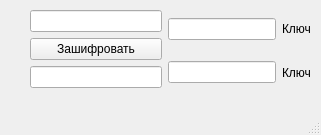
<?xml version="1.0" encoding="UTF-8"?>
<ui version="4.0">
 <class>MainWindow</class>
 <widget class="QMainWindow" name="MainWindow">
  <property name="geometry">
   <rect>
    <x>0</x>
    <y>0</y>
    <width>321</width>
    <height>135</height>
   </rect>
  </property>
  <property name="windowTitle">
   <string>MainWindow</string>
  </property>
  <widget class="QWidget" name="centralwidget">
   <widget class="QWidget" name="horizontalLayoutWidget">
    <property name="geometry">
     <rect>
      <x>30</x>
      <y>10</y>
      <width>281</width>
      <height>81</height>
     </rect>
    </property>
    <layout class="QHBoxLayout" name="horizontalLayout_2">
     <item>
      <layout class="QVBoxLayout" name="verticalLayout">
       <item>
        <widget class="QLineEdit" name="In_text"/>
       </item>
       <item>
        <layout class="QHBoxLayout" name="horizontalLayout">
         <item>
          <widget class="QPushButton" name="Enc_Button">
           <property name="text">
            <string>Зашифровать</string>
           </property>
          </widget>
         </item>
        </layout>
       </item>
       <item>
        <widget class="QLineEdit" name="Out_Text"/>
       </item>
      </layout>
     </item>
     <item>
      <layout class="QVBoxLayout" name="verticalLayout_2">
       <item>
        <layout class="QHBoxLayout" name="horizontalLayout_3">
         <item>
          <widget class="QLineEdit" name="keyword1"/>
         </item>
         <item>
          <widget class="QLabel" name="label">
           <property name="text">
            <string>Ключ</string>
           </property>
          </widget>
         </item>
        </layout>
       </item>
       <item>
        <layout class="QHBoxLayout" name="horizontalLayout_4">
         <item>
          <widget class="QLineEdit" name="keyword2"/>
         </item>
         <item>
          <widget class="QLabel" name="label_2">
           <property name="text">
            <string>Ключ</string>
           </property>
          </widget>
         </item>
        </layout>
       </item>
      </layout>
     </item>
    </layout>
   </widget>
  </widget>
  <widget class="QMenuBar" name="menubar">
   <property name="geometry">
    <rect>
     <x>0</x>
     <y>0</y>
     <width>321</width>
     <height>21</height>
    </rect>
   </property>
  </widget>
  <widget class="QStatusBar" name="statusbar"/>
 </widget>
 <resources/>
 <connections/>
</ui>
